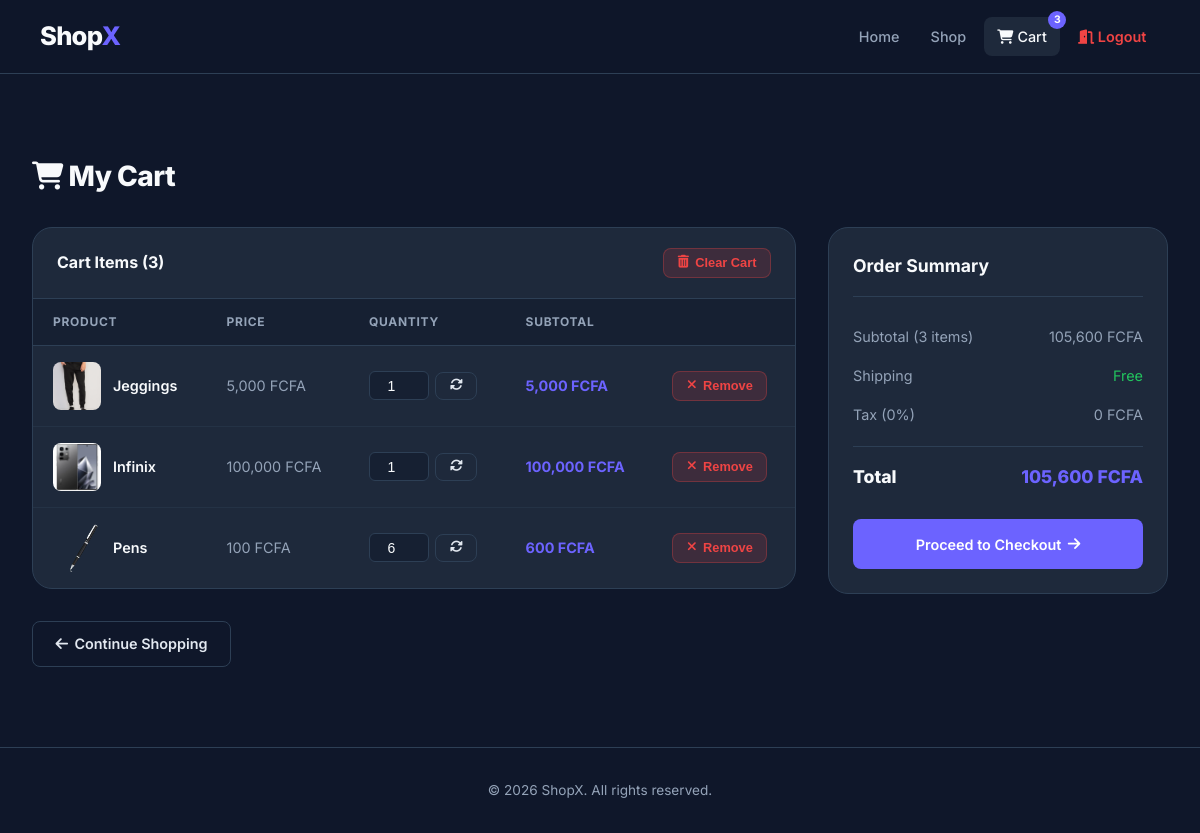
Screenshot of /pages/cart.php (signed in) with the database file from the repository.
### tables this page shows
CREATE TABLE `cart` (
  `cart_id` int NOT NULL AUTO_INCREMENT,
  `product_id` int NOT NULL,
  `user_id` int NOT NULL,
  `quantity` int NOT NULL DEFAULT '1',
  PRIMARY KEY (`cart_id`),
  KEY `product_id` (`product_id`),
  KEY `user_id` (`user_id`),
  CONSTRAINT `cart_ibfk_1` FOREIGN KEY (`product_id`) REFERENCES `product` (`product_id`) ON DELETE CASCADE,
  CONSTRAINT `cart_ibfk_2` FOREIGN KEY (`user_id`) REFERENCES `user` (`user_id`) ON DELETE CASCADE
);

CREATE TABLE `product` (
  `product_id` int NOT NULL AUTO_INCREMENT,
  `name` varchar(150) NOT NULL,
  `description` text,
  `price` decimal(10,2) NOT NULL,
  `quantity` int NOT NULL DEFAULT '0',
  `image` varchar(255) DEFAULT NULL,
  `created_at` timestamp NULL DEFAULT CURRENT_TIMESTAMP,
  `category_id` int DEFAULT NULL,
  PRIMARY KEY (`product_id`),
  KEY `fk_product_category` (`category_id`),
  CONSTRAINT `fk_product_category` FOREIGN KEY (`category_id`) REFERENCES `category` (`category_id`) ON DELETE SET NULL
);

### pages/cart.php (the view, shortened to what this page needs)
<?php
include "../database/connection.php";
$uid = intval($_SESSION['user_id']);
$items = mysqli_query($conn,
    "SELECT c.cart_id, c.quantity AS cart_qty, p.product_id, p.name, p.price, p.quantity AS stock, p.image
     FROM cart c
     JOIN product p ON c.product_id = p.product_id
     WHERE c.user_id = $uid");
$total = 0;
$rows  = [];
$has_stock_error = false;
while ($r = mysqli_fetch_assoc($items)) {
    $r['subtotal'] = $r['price'] * $r['cart_qty'];
    $r['stock_ok'] = ($r['cart_qty'] <= $r['stock']);
    $total += $r['subtotal'];
    $rows[] = $r;
}
$cart_count = count($rows);
?>
<!DOCTYPE html>
<html lang="en">
<head>
    <link rel="stylesheet" href="../assets/css/index.css">
    <link rel="stylesheet" href="https://cdnjs.cloudflare.com/ajax/libs/font-awesome/6.5.1/css/all.min.css">
</head>
<body>
    <nav class="nav">
        <div class="logo"><h1>Shop<span style="color:var(--primary-color)">X</span></h1></div>
        <div class="navigate" id="navbarNav">
            <a href="index.php">Home</a>
            <a href="products.php">Shop</a>
            <a href="cart.php" class="cart-badge active">
                <i class="fa-solid fa-cart-shopping"></i> Cart
                <?php if ($cart_count > 0): ?>
                    <span class="badge"><?= $cart_count ?></span>
                <?php endif; ?>
            </a>
            <a href="../controller/logout.php" style="color: var(--danger); font-weight: 600;">
                <i class="fa-solid fa-door-open"></i> Logout
            </a>
        </div>
    </nav>
    <div class="section">
        <h1 class="section-title" style="margin-bottom: 1.75rem;"><i class="fa-solid fa-cart-shopping"></i> My Cart</h1>
        <?php if (empty($rows)): ?>
            <div class="empty-state">
                <div class="icon"><i class="fa-solid fa-cart-flatbed"></i></div>
                <h3>Your cart is empty</h3>
                <p>Add some products to get started!</p>
                <a href="products.php" class="btn btn-primary">Browse Products</a>
            </div>
<?php else: ?>
        <div class="cart-layout">
            <div>
                <div class="table-card">
                    <div class="table-header">
                        <h3>Cart Items (<?= $cart_count ?>)</h3>
                        <form method="POST" action="../controller/cartcontroller.php" onsubmit="return confirm('Clear your entire cart?')">
                            <button type="submit" class="btn btn-danger btn-sm"><i class="fa-solid fa-trash-can"></i> Clear Cart</button>
                        </form>
                    </div>
                    <table>
                        <thead>
                            <tr>
                                <th>Product</th>
                                <th>Price</th>
                                <th>Quantity</th>
                                <th>Subtotal</th>
                                <th></th>
                            </tr>
                        </thead>
                        <tbody>
                        <?php foreach ($rows as $item): ?>
                            <tr>
                                <td>
                                    <div style="display:flex; align-items:center; gap:0.75rem;">
                                        <?php if (!empty($item['image'])): ?>
                                            <img src="../assets/image/<?= htmlspecialchars($item['image']) ?>"
                                                  style="width:48px;height:48px;border-radius:8px;object-fit:cover;">
                                        <?php else: ?>
                                            <div style="width:48px;height:48px;border-radius:8px;background:var(--surface);display:flex;align-items:center;justify-content:center;font-size:1.5rem;color:var(--text-muted);"><i class="fa-solid fa-bag-shopping"></i></div>
                                        <?php endif; ?>
                                        <span style="font-weight:600;color:var(--text-main);"><?= htmlspecialchars($item['name']) ?></span>
                                    </div>
                                </td>
                                <td data-label="Price" style="color: var(--text-muted);"><?= number_format($item['price']) ?> FCFA</td>
                                <td data-label="Quantity">
                                    <form method="POST" action="../controller/cartcontroller.php" style="display:flex;gap:0.4rem;align-items:center;">
                                        <input type="number" name="quantity" value="<?= $item['cart_qty'] ?>"
                                               min="1" max="<?= $item['stock'] ?>"
                                               style="width:60px;padding:0.35rem;background:var(--surface);border:1px solid var(--border-color);border-radius:6px;color:var(--text-main);font-size:0.875rem;text-align:center;">
                                        <button type="submit" class="btn btn-outline btn-sm"><i class="fa-solid fa-rotate"></i></button>
                                    </form>
                                </td>
                                <td data-label="Subtotal" style="font-weight:700;color:var(--primary-color);"><?= number_format($item['subtotal']) ?> FCFA</td>
                                <td data-label="Action">
                                    <form method="POST" action="../controller/cartcontroller.php">
                                        <button type="submit" class="btn btn-danger btn-sm"><i class="fa-solid fa-xmark"></i> Remove</button>
                                    </form>
                                </td>
                            </tr>
                        <?php endforeach; ?>
                        </tbody>
                    </table>
                </div>
                <a href="products.php" class="btn btn-outline"><i class="fa-solid fa-arrow-left"></i> Continue Shopping</a>
            </div>
            <div class="cart-summary">
                <h3>Order Summary</h3>
                <div class="summary-row">
                    <span>Subtotal (<?= $cart_count ?> items)</span>
                    <span><?= number_format($total) ?> FCFA</span>
                </div>
                <div class="summary-row">
                    <span>Shipping</span>
                    <span style="color: var(--success);">Free</span>
                </div>
                <div class="summary-row">
                    <span>Tax (0%)</span>
                    <span>0 FCFA</span>
                </div>
                <div class="summary-row total">
                    <span>Total</span>
                    <span><?= number_format($total) ?> FCFA</span>
                </div>
                <?php if ($has_stock_error): ?>
                    <div style="margin-top:1.25rem;padding:0.75rem;background:rgba(239,68,68,0.1);border:1px solid var(--danger);border-radius:8px;color:var(--danger);font-size:0.85rem;font-weight:600;">
                        <i class="fa-solid fa-triangle-exclamation"></i> Some items have insufficient stock. Please reduce quantities.
                    </div>
                <?php else: ?>
                    <a href="checkout.php" class="btn btn-primary"
                       style="width:100%;justify-content:center;margin-top:1.25rem;padding:0.85rem;">
                        Proceed to Checkout <i class="fa-solid fa-arrow-right"></i>
                    </a>
                <?php endif; ?>
            </div>
        </div>
        <?php endif; ?>
    </div>
    <footer style="text-align:center;padding:2rem;color:var(--text-muted);font-size:0.85rem;border-top:1px solid var(--border-color);">
        &copy; <?= date('Y') ?> ShopX. All rights reserved.
    </footer>
</body>
</html>

### rows the page displays
cart: product.image (picture), product.name "Jeggings", product.price "5,000", quantity "1", subtotal "5,000"
cart: product.image (picture), product.name "Infinix", product.price "100,000", quantity "1", subtotal "100,000"
cart: product.image (picture), product.name "Pens", product.price "100", quantity "6", subtotal "600"

### other values shown
$cart_count "3"
$total "105,600"
